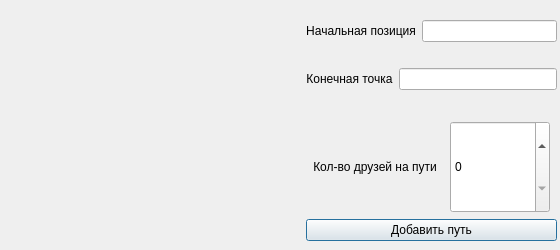
<?xml version="1.0" encoding="UTF-8"?>
<ui version="4.0">
 <class>NewEdgeForm</class>
 <widget class="QDialog" name="NewEdgeForm">
  <property name="geometry">
   <rect>
    <x>0</x>
    <y>0</y>
    <width>560</width>
    <height>250</height>
   </rect>
  </property>
  <property name="windowTitle">
   <string>Дабавить ребро</string>
  </property>
  <property name="styleSheet">
   <string notr="true">QDialog{
background-image: url(:/pics/Dialog_Wallpaper.png);

}</string>
  </property>
  <widget class="QWidget" name="layoutWidget">
   <property name="geometry">
    <rect>
     <x>306</x>
     <y>20</y>
     <width>251</width>
     <height>221</height>
    </rect>
   </property>
   <layout class="QVBoxLayout" name="verticalLayout_2">
    <item>
     <layout class="QVBoxLayout" name="verticalLayout">
      <item>
       <layout class="QHBoxLayout" name="horizontalLayout">
        <item>
         <widget class="QLabel" name="label">
          <property name="sizePolicy">
           <sizepolicy hsizetype="Fixed" vsizetype="Preferred">
            <horstretch>0</horstretch>
            <verstretch>0</verstretch>
           </sizepolicy>
          </property>
          <property name="layoutDirection">
           <enum>Qt::LeftToRight</enum>
          </property>
          <property name="text">
           <string>Начальная позиция</string>
          </property>
          <property name="alignment">
           <set>Qt::AlignCenter</set>
          </property>
         </widget>
        </item>
        <item>
         <widget class="QLineEdit" name="spin_source"/>
        </item>
       </layout>
      </item>
      <item>
       <spacer name="verticalSpacer">
        <property name="orientation">
         <enum>Qt::Vertical</enum>
        </property>
        <property name="sizeType">
         <enum>QSizePolicy::Fixed</enum>
        </property>
        <property name="sizeHint" stdset="0">
         <size>
          <width>20</width>
          <height>20</height>
         </size>
        </property>
       </spacer>
      </item>
      <item>
       <layout class="QHBoxLayout" name="horizontalLayout_2">
        <item>
         <widget class="QLabel" name="label_2">
          <property name="sizePolicy">
           <sizepolicy hsizetype="Fixed" vsizetype="Fixed">
            <horstretch>0</horstretch>
            <verstretch>0</verstretch>
           </sizepolicy>
          </property>
          <property name="layoutDirection">
           <enum>Qt::LeftToRight</enum>
          </property>
          <property name="text">
           <string>Конечная точка</string>
          </property>
          <property name="alignment">
           <set>Qt::AlignCenter</set>
          </property>
         </widget>
        </item>
        <item>
         <widget class="QLineEdit" name="spin_target"/>
        </item>
       </layout>
      </item>
      <item>
       <spacer name="verticalSpacer_2">
        <property name="orientation">
         <enum>Qt::Vertical</enum>
        </property>
        <property name="sizeType">
         <enum>QSizePolicy::Fixed</enum>
        </property>
        <property name="sizeHint" stdset="0">
         <size>
          <width>20</width>
          <height>25</height>
         </size>
        </property>
       </spacer>
      </item>
      <item>
       <layout class="QHBoxLayout" name="horizontalLayout_3">
        <item>
         <widget class="QLabel" name="label_3">
          <property name="sizePolicy">
           <sizepolicy hsizetype="Fixed" vsizetype="Preferred">
            <horstretch>0</horstretch>
            <verstretch>0</verstretch>
           </sizepolicy>
          </property>
          <property name="layoutDirection">
           <enum>Qt::LeftToRight</enum>
          </property>
          <property name="text">
           <string>Кол-во друзей на пути</string>
          </property>
          <property name="alignment">
           <set>Qt::AlignCenter</set>
          </property>
         </widget>
        </item>
        <item>
         <widget class="QSpinBox" name="spin_weight">
          <property name="enabled">
           <bool>true</bool>
          </property>
          <property name="sizePolicy">
           <sizepolicy hsizetype="Fixed" vsizetype="Minimum">
            <horstretch>0</horstretch>
            <verstretch>0</verstretch>
           </sizepolicy>
          </property>
          <property name="minimumSize">
           <size>
            <width>100</width>
            <height>0</height>
           </size>
          </property>
         </widget>
        </item>
       </layout>
      </item>
     </layout>
    </item>
    <item>
     <widget class="QPushButton" name="button">
      <property name="text">
       <string>Добавить путь</string>
      </property>
     </widget>
    </item>
   </layout>
  </widget>
 </widget>
 <resources/>
 <connections/>
</ui>
